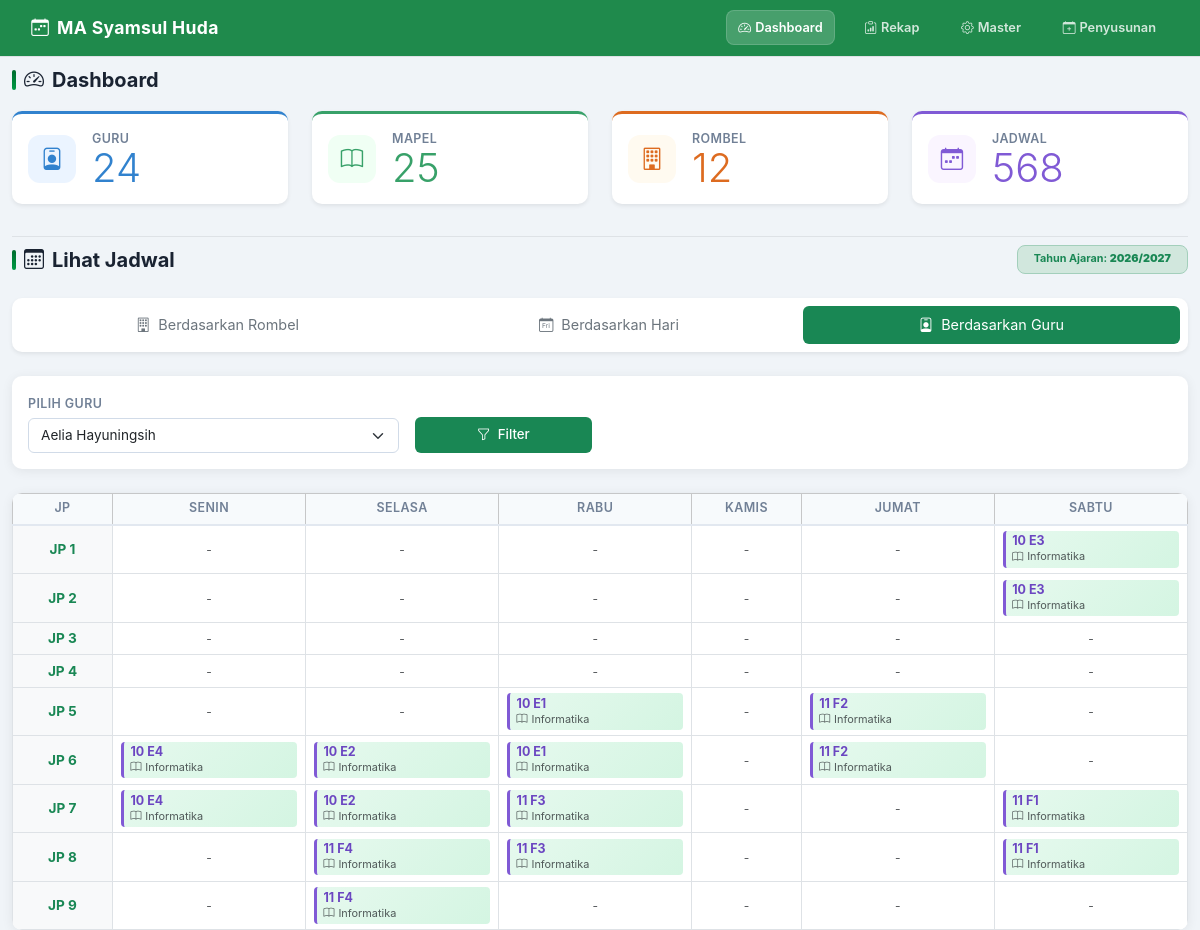
Screenshot of /?tab=teacher&teacher_id=24 with the database file from the repository.
### tables this page shows
CREATE TABLE school_years(id INTEGER PRIMARY KEY AUTOINCREMENT,name TEXT UNIQUE NOT NULL,active INTEGER NOT NULL DEFAULT 0);

CREATE TABLE schedules(
 id INTEGER PRIMARY KEY AUTOINCREMENT,school_year_id INTEGER NOT NULL,day TEXT NOT NULL,jp INTEGER NOT NULL,
 class_id INTEGER NOT NULL,subject_id INTEGER NOT NULL,teacher_id INTEGER NOT NULL,notes TEXT,
 UNIQUE(school_year_id,day,jp,class_id),
 FOREIGN KEY(school_year_id) REFERENCES school_years(id) ON DELETE CASCADE,
 FOREIGN KEY(class_id) REFERENCES classes(id) ON DELETE CASCADE,
 FOREIGN KEY(subject_id) REFERENCES subjects(id) ON DELETE RESTRICT,
 FOREIGN KEY(teacher_id) REFERENCES teachers(id) ON DELETE RESTRICT);

### config/database.php (called while the page is built, shortened)
<?php
function e(?string $v): string
{
    return htmlspecialchars($v ?? '', ENT_QUOTES, 'UTF-8');
}

### index.php (the view, shortened to what this page needs)
<?php
require __DIR__ . '/config/database.php';
$pdo   = db();
require __DIR__ . '/templates/header.php';
$days = ['Senin', 'Selasa', 'Rabu', 'Kamis', 'Jumat', 'Sabtu'];
$year = $pdo->query('SELECT * FROM school_years WHERE active=1 LIMIT 1')->fetch();
$classes = $pdo->query('SELECT * FROM classes ORDER BY name')->fetchAll();
$teachers = $pdo->query('SELECT * FROM teachers ORDER BY name')->fetchAll();
$tab = $_GET['tab'] ?? 'rombel';
$selected_class_id   = isset($_GET['class_id']) ? (int)$_GET['class_id'] : ($classes[0]['id'] ?? 0);
$selected_teacher_id = isset($_GET['teacher_id']) ? (int)$_GET['teacher_id'] : ($teachers[0]['id'] ?? 0);
$selected_day        = $_GET['day'] ?? 'Senin';
$rows = [];
if ($tab === 'rombel' && $selected_class_id) {
    $stmt = $pdo->prepare("SELECT s.*, t.name teacher_name, sub.name subject_name FROM schedules s JOIN teachers t ON t.id = s.teacher_id JOIN subjects sub ON sub.id = s.subject_id WHERE s.school_year_id = ? AND s.class_id = ?");
    $stmt->execute([$year['id'] ?? 0, $selected_class_id]);
    $rows = $stmt->fetchAll();
} elseif ($tab === 'teacher' && $selected_teacher_id) {
    $stmt = $pdo->prepare("SELECT s.*, c.name class_name, sub.name subject_name FROM schedules s JOIN classes c ON c.id = s.class_id JOIN subjects sub ON sub.id = s.subject_id WHERE s.school_year_id = ? AND s.teacher_id = ?");
    $stmt->execute([$year['id'] ?? 0, $selected_teacher_id]);
    $rows = $stmt->fetchAll();
}
?>
<h3 class="page-heading"><i class="bi bi-speedometer2"></i> Dashboard</h3>
<div class="row">
    <?php
    $cards = [
        'teachers' => ['Guru',         'bi-person-badge', '#3182ce', '#ebf4ff'],
        'subjects' => ['Mapel',        'bi-book',         '#38a169', '#f0fff4'],
        'classes'  => ['Rombel',       'bi-building',     '#dd6b20', '#fffaf0'],
        'schedules'=> ['Jadwal',       'bi-calendar-week','#805ad5', '#faf5ff'],
    ];
    foreach ($cards as $t => [$n, $icon, $color, $bg]):
        $x = $pdo->query("SELECT COUNT(*) FROM $t")->fetchColumn();
    ?>
    <div class="col-md-3 mb-3">
        <div class="card shadow-sm" style="border-top: 3px solid <?= $color ?>;">
            <div class="card-body d-flex align-items-center gap-3">
                <div style="width:48px;height:48px;border-radius:12px;background:<?= $bg ?>;
                            display:flex;align-items:center;justify-content:center;flex-shrink:0;">
                    <i class="bi <?= $icon ?>" style="font-size:1.4rem;color:<?= $color ?>;"></i>
                </div>
                <div>
                    <div style="font-size:.78rem;font-weight:600;text-transform:uppercase;
                                letter-spacing:.4px;color:#718096;"><?= $n ?></div>
                    <b class="display-6" style="color:<?= $color ?>; line-height:1;"><?= $x ?></b>
                </div>
            </div>
        </div>
    </div>
    <?php endforeach; ?>
</div>
<div class="mt-3 pt-2 border-top">
    <div class="d-flex align-items-center justify-content-between mb-4">
        <h3 class="page-heading mb-0"><i class="bi bi-calendar3"></i> Lihat Jadwal</h3>
        <span class="badge bg-success-subtle text-success border border-success-subtle px-3 py-2 rounded-3">
            Tahun Ajaran: <strong><?= e($year['name']) ?></strong>
        </span>
    </div>
    <div class="card mb-4 shadow-sm">
        <div class="card-body p-2">
            <ul class="nav nav-pills nav-fill gap-2">
                <li class="nav-item">
                    <a class="nav-link py-2.5 <?= $tab === 'rombel' ? 'active bg-success text-white' : 'text-secondary' ?>" href="?tab=rombel&class_id=<?= $selected_class_id ?>">
                        <i class="bi bi-building me-2"></i>Berdasarkan Rombel
                    </a>
                </li>
                <li class="nav-item">
                    <a class="nav-link py-2.5 <?= $tab === 'day' ? 'active bg-success text-white' : 'text-secondary' ?>" href="?tab=day&day=<?= urlencode($selected_day) ?>">
                        <i class="bi bi-calendar-day me-2"></i>Berdasarkan Hari
                    </a>
                </li>
                <li class="nav-item">
                    <a class="nav-link py-2.5 <?= $tab === 'teacher' ? 'active bg-success text-white' : 'text-secondary' ?>" href="?tab=teacher&teacher_id=<?= $selected_teacher_id ?>">
                        <i class="bi bi-person-badge me-2"></i>Berdasarkan Guru
                    </a>
                </li>
            </ul>
        </div>
    </div>
    <div class="card mb-4">
        <div class="card-body">
            <form method="get" class="row g-3 align-items-end justify-content-start">
                <?php if ($tab === 'rombel'): ?>
                    <div class="col-md-4">
                        <label class="form-label">Pilih Rombel / Kelas</label>
                        <select name="class_id" class="form-select" onchange="this.form.submit()">
                            <?php foreach ($classes as $c): ?>
                                <option value="<?= $c['id'] ?>" <?= $selected_class_id === (int)$c['id'] ? 'selected' : '' ?>>
                                    <?= e($c['name']) ?>
                                </option>
                            <?php endforeach; ?>
                        </select>
                    </div>
                <?php elseif ($tab === 'teacher'): ?>
                    <div class="col-md-4">
                        <label class="form-label">Pilih Guru</label>
                        <select name="teacher_id" class="form-select" onchange="this.form.submit()">
                            <?php foreach ($teachers as $t): ?>
                                <option value="<?= $t['id'] ?>" <?= $selected_teacher_id === (int)$t['id'] ? 'selected' : '' ?>>
                                    <?= e($t['name']) ?>
                                </option>
                            <?php endforeach; ?>
                        </select>
                    </div>
                <?php endif; ?>
                <div class="col-md-2">
                    <button type="submit" class="btn btn-success w-100 py-2">
                        <i class="bi bi-funnel me-1"></i> Filter
                    </button>
                </div>
            </form>
        </div>
    </div>
    <?php if ($tab === 'rombel' || $tab === 'teacher'): ?>
        <div class="card overflow-hidden">
            <div class="table-responsive">
                <table class="table table-sm table-bordered text-center align-middle mb-0" style="min-width: 750px;">
                    <thead class="table-light">
                        <tr>
                            <th style="width: 100px;">JP</th>
                            <?php foreach ($days as $d): ?>
                                <th><?= e($d) ?></th>
                            <?php endforeach; ?>
                        </tr>
                    </thead>
                    <tbody>
                        <?php for ($jp = 1; $jp <= 9; $jp++): ?>
                            <tr>
                                <td class="fw-bold text-success bg-light">JP <?= $jp ?></td>
                                <?php foreach ($days as $d): ?>
                                    <td class="dashboard-cell p-2">
                                        <?php
                                        $cell_found = false;
                                        foreach ($rows as $r) {
                                            if ($r['day'] === $d && (int)$r['jp'] === $jp) {
                                                $cell_found = true;
                                                if ($tab === 'rombel') {
                                                    ?>
                                                    <div class="cell-entry text-start">
                                                        <strong class="d-block"><?= e($r['subject_name']) ?></strong>
                                                        <small class="text-muted"><i class="bi bi-person me-1"></i><?= e($r['teacher_name']) ?></small>
                                                    </div>
                                                    <?php
                                                } else {
                                                    ?>
                                                    <div class="cell-entry text-start" style="border-left-color: #805ad5;">
                                                        <strong class="d-block" style="color: #6b46c1;"><?= e($r['class_name']) ?></strong>
                                                        <small class="text-muted"><i class="bi bi-book me-1"></i><?= e($r['subject_name']) ?></small>
                                                    </div>
                                                    <?php
                                                }
                                                break;
                                            }
                                        }
                                        if (!$cell_found): ?>
                                            <span class="text-muted" style="font-size: 0.75rem;">-</span>
                                        <?php endif; ?>
                                    </td>
                                <?php endforeach; ?>
                            </tr>
                        <?php endfor; ?>
                    </tbody>
                </table>
            </div>
        </div>
    <?php endif; ?>
</div>
<?php require __DIR__ . '/templates/footer.php';  ?>

### assets/css/app.css (style rules this page uses)
*, *::before, *::after { box-sizing: border-box }
body { background: #f0f4f8; font-family: -apple-system, BlinkMacSystemFont, "Segoe UI", Roboto, Helvetica, Arial, sans-serif; font-size: 0.9rem; color: #1a2332; padding-top: 0; margin: 0; }
.card { border: none; border-radius: 10px; box-shadow: 0 2px 12px rgba(0, 0, 0, .07); }
.btn { border-radius: 6px; font-weight: 500; font-size: .83rem; transition: transform .12s, box-shadow .12s; }
.btn-success { background: #198754; border: none; }
.form-control, .form-select { border-radius: 6px; border: 1.5px solid #d1dbe8; font-size: .85rem; transition: border-color .18s, box-shadow .18s; }
.form-label { font-weight: 600; font-size: .78rem; text-transform: uppercase; letter-spacing: .4px; color: #718096; margin-bottom: .3rem; }
.table { font-size: .85rem; }
.table thead th { background: #f7fafc; font-weight: 600; font-size: .78rem; text-transform: uppercase; letter-spacing: .4px; color: #718096; border-bottom: 2px solid #e2e8f0; padding: .8rem 1rem; }
.table td { padding: .75rem 1rem; vertical-align: middle; }
.table-sm th, .table-sm td { padding: .35rem .5rem !important; }
.dashboard-cell { min-height: 52px; height: auto; vertical-align: top; }
.cell-entry { display: inline-block; background: linear-gradient(135deg, #e6f9ee, #d4f5e2); border-left: 3px solid #009a44; border-radius: 4px; padding: .2rem .4rem; font-size: .78rem; line-height: 1.2; width: 100%; }
.cell-entry strong { color: #006b2e; display: block; }
.cell-entry small { color: #4a5568; }
.page-heading { font-size: 1.25rem; font-weight: 700; color: #1a2332; margin-bottom: 1.2rem; display: flex; align-items: center; gap: .5rem; }
.page-heading::before { content: ''; display: inline-block; width: 4px; height: 1.25rem; background: linear-gradient(#006b2e, #009a44); border-radius: 2px; }

### rows the page displays
school_years: name "2026/2027"
schedules: class_name "10 E3", subject_name "Informatika"
schedules: class_name "10 E3", subject_name "Informatika"
schedules: class_name "10 E1", subject_name "Informatika"
schedules: class_name "11 F2", subject_name "Informatika"
schedules: class_name "10 E4", subject_name "Informatika"
schedules: class_name "10 E2", subject_name "Informatika"
schedules: class_name "10 E1", subject_name "Informatika"
schedules: class_name "11 F2", subject_name "Informatika"
schedules: class_name "10 E4", subject_name "Informatika"
schedules: class_name "10 E2", subject_name "Informatika"
schedules: class_name "11 F3", subject_name "Informatika"
schedules: class_name "11 F1", subject_name "Informatika"
schedules: class_name "11 F4", subject_name "Informatika"
schedules: class_name "11 F3", subject_name "Informatika"
schedules: class_name "11 F1", subject_name "Informatika"
schedules: class_name "11 F4", subject_name "Informatika"

### other values shown
$n "GURU"
$x "24"
$n "MAPEL"
$x "25"
$n "ROMBEL"
$x "12"
$n "JADWAL"
$x "568"
$d "SENIN"
$d "SELASA"
$d "RABU"
$d "KAMIS"
$d "JUMAT"
$d "SABTU"
form field teacher_id "Aelia Hayuningsih"
